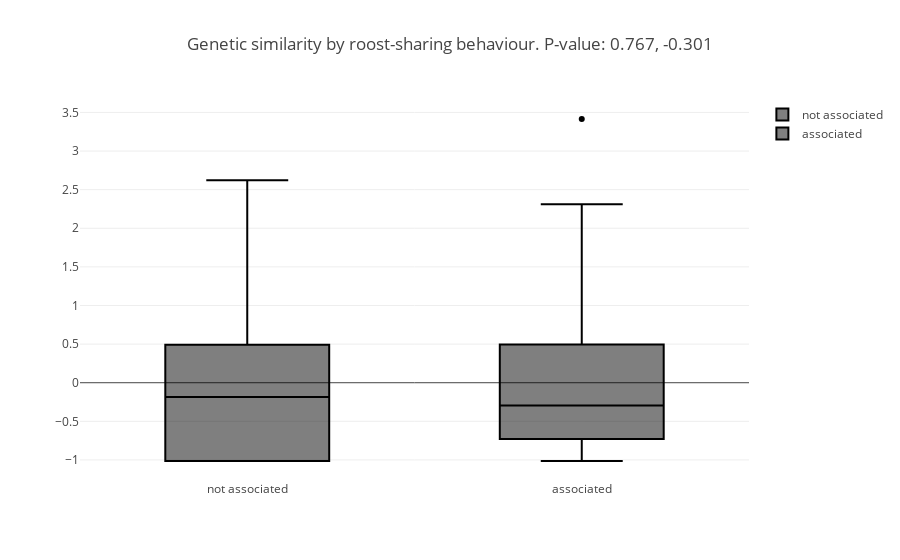

Notebook code cell kept with this figure:
### Markdown cell above
**Fig. 4** Density plot of pairwise roost-use similarity and genetic distance among Ana's bats.


It appears we could use a **threshold of 1** on the normalized roost scores to differentiate who's sleeping together from who isn't.

We'll create a factor and look at this using a boxplot now.

### Code cell
factor_threshold= 1
Factor_roost= [int(roost_diss_vector[x] >= factor_threshold) for x in range(len(gen_dist_vector))]

y1= [gen_dist_vector[x] for x in range(len(gen_dist_vector)) if Factor_roost[x] == 0]
y2= [gen_dist_vector[x] for x in range(len(gen_dist_vector)) if Factor_roost[x] == 1]

test_stat= stats.ttest_ind(y1, y2, equal_var = False)

fig_box= [go.Box(
    y= [gen_dist_vector[x] for x in range(len(gen_dist_vector)) if Factor_roost[x] == i],
    name= ['not associated','associated'][i],
    marker= dict(
        color= 'black'
    )
) for i in list(set(Factor_roost))]

layout= go.Layout(
    title= 'Genetic similarity by roost-sharing behaviour. P-value: {}, {}'.format(round(test_stat[1],3),round(test_stat[0],3))
)

fig = go.Figure(data=fig_box,layout= layout)
iplot(fig)

### Figure 1 — Plotly figure (JSON) as saved in the notebook; plotly's stock layout.template omitted (floating-point values rounded to 4 significant figures)
{"data": [{"marker": {"color": "black"}, "name": "not associated", "type": "box", "uid": "305ed5c0-0da9-4030-8092-006f8d68db4c", "y": [0.2353, 0.1565, 1.677, 1.569, -1.014, 1.994, 0.2273, -1.014, 1.668, 0.004994, -1.014, -1.014, 2.099, 0.1219, 0.362, 0.9288, -1.014, 0.2893, -0.1164, -0.1615, -0.6965, -0.6558, -0.009178, -1.014, 0.9005, 0.9979, 1.023, -1.014, -1.014, -1.014, -0.2758, -0.5885, -1.014, 0.8801, -1.014, -1.014, -1.014, -1.014, 0.3035, 1.296, 0.0484, 1.697, 1.11, -0.5079, 0.5267, 2.621, -0.2678, 2.095, -0.7337, 0.3496, -0.3909, 0.4594, -1.014, -0.3918, -1.014, 0.137, -0.6168, -1.014, -1.014, -1.014, -0.6744, 0.346, 0.3274, -0.313, -0.7417, -1.014, 0.1361, 0.1343, 1.457, -1.014, 0.2858, -1.014, 1.732, 1.368, -0.6886, -0.988, -0.2102, 0.8261, -0.1403, -0.2404, -0.2935, -1.014, 1.234, -0.8622, -1.014, 0.7969, -1.014, 0.1494]}, {"marker": {"color": "black"}, "name": "associated", "type": "box", "uid": "c11140ae-34ff-4724-8b97-9fbeb580bbb7", "y": [-0.6948, 0.2645, -0.5867, 3.415, -1.014, -0.4653, -0.2953, -0.5114, -1.014, -0.1172, 0.4567, -0.06764, -1.014, 2.311, 0.8846, 0.6109, -0.8276]}], "layout": {"title": {"text": "Genetic similarity by roost-sharing behaviour. P-value: 0.767, -0.301"}}}
